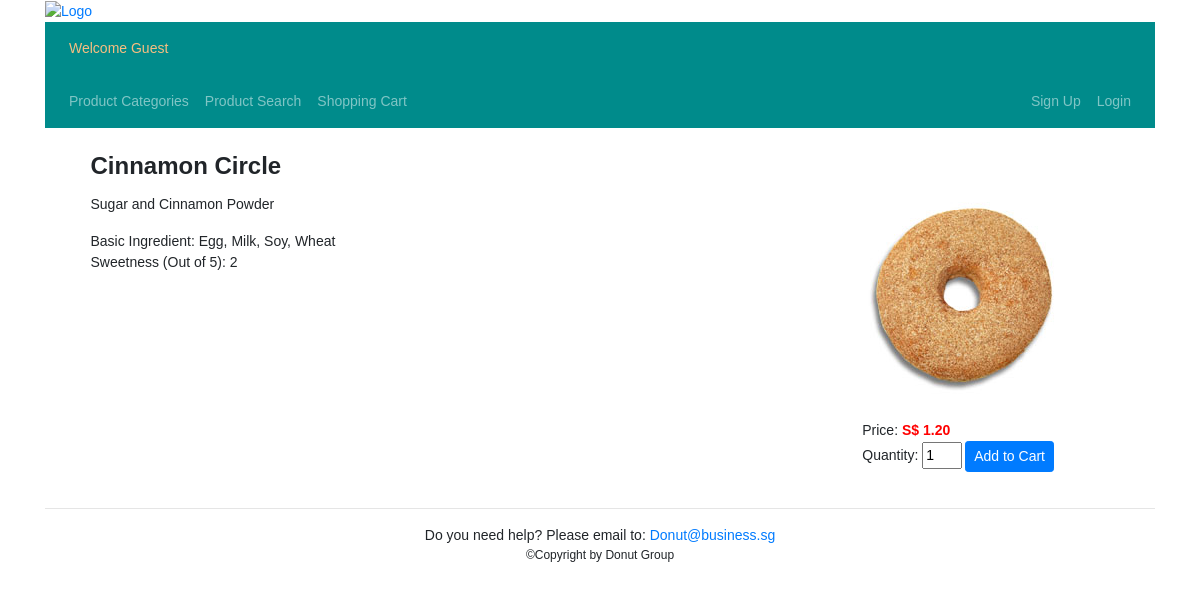
/Product_Catalogue/productDetails.php?pid=1, run on the app's committed database.
### tables this page shows
CREATE TABLE Product 
(
  ProductID INT(4) NOT NULL AUTO_INCREMENT,
  ProductTitle VARCHAR(255) DEFAULT NULL,
  ProductDesc LONGTEXT DEFAULT NULL,
  ProductImage VARCHAR(255) DEFAULT NULL,
  Price DOUBLE NOT NULL DEFAULT 0.0,
  Quantity INT(4) NOT NULL DEFAULT 0,
  Offered INT(4) NOT NULL DEFAULT 0,
  OfferedPrice DOUBLE DEFAULT NULL,
  OfferStartDate DATE DEFAULT NULL,
  OfferEndDate DATE DEFAULT NULL,
  PRIMARY KEY (ProductID)
);

CREATE TABLE ProductSpec 
(
  ProductID INT(4) NOT NULL,
  SpecID INT(4) NOT NULL,
  SpecVal VARCHAR(255) DEFAULT NULL,
  Priority INT(4) NOT NULL DEFAULT 0,
  PRIMARY KEY (ProductID, SpecID),
  FOREIGN KEY fk_PS_Product(ProductID) REFERENCES Product(ProductID),
  FOREIGN KEY fk_PS_Specification(SpecID) REFERENCES Specification(SpecID)
);

CREATE TABLE Specification
(
  SpecID INT(4) NOT NULL AUTO_INCREMENT,
  SpecName VARCHAR(64) DEFAULT NULL,
  PRIMARY KEY (SpecID)
);

### Product_Catalogue/productDetails.php (the view, shortened to what this page needs)
<?php
include("../header.php");
?>
<div style='width:90%; margin:auto;'>
<?php
$pid=$_GET["pid"];
include_once("../Database/mysql_conn.php");
$qry = "SELECT * from Product where ProductID=?";
$stmt = $conn->prepare($qry);
$stmt->bind_param("i", $pid);
$stmt->execute();
$result = $stmt->get_result();
while ($row = $result->fetch_array()){
    echo "<div class='row'>";
    echo "<div class='col-sm-12' style='padding:5px'>";
    echo "<span class='page-title'>$row[ProductTitle]</span>";
    echo "</div>";
    echo "</div>";
    echo "<div class='row'>";
    echo "<div class='col-sm-9' style='padding:5px'>";
    echo "<p>$row[ProductDesc]</p>";
    $qry = "SELECT s.SpecName, ps.SpecVal
            FROM ProductSpec ps INNER JOIN Specification s ON ps.SpecID=s.SpecID
            WHERE ps.ProductID=?
            ORDER BY ps.Priority";
    $stmt = $conn->prepare($qry);
    $stmt->bind_param("i",$pid);
    $stmt->execute();
    $result2 = $stmt->get_result();
    while ($row2 = $result2->fetch_array()){
        echo $row2["SpecName"].": ".$row2["SpecVal"]."<br />";
    }
    echo "</div>";
    $img = "../Images/Products/$row[ProductImage]";
    echo "<div class='col-sm-3' style='vertical-align:top; padding:5px'>";
    echo "<p><img src='$img'/></p>";
    $formattedPrice = number_format($row["Price"],2);
    echo "Price:<span style='font-weight: bold;color:red;'>
		S$ $formattedPrice</span>";
}
echo "<form action='../Shopping_Cart/cartFunctions.php' method='post'>";
echo "Quantity: <input type='number' name='quantity' value='1'
                 min='1' max='10' style='width:40px' required />";
echo "<button class='btn btn-primary btn-sm' style='margin-left:3px' type='submit'> Add to Cart </button>";
echo "</form>";
echo "</div>";
echo "</div>";
echo "</div>";
include("../footer.php");
?>

### css/site.css (style rules this page uses)
body { font-family : Arial; font-size : 14px; }
.page-title { font-size:24px; font-weight:bold; }

### data on the page
product: ProductTitle "Cinnamon Circle", ProductDesc "Sugar and Cinnamon Powder", ProductImage (picture), Price "1.20"
productspec: SpecID.SpecName "Basic Ingredient", SpecVal "Egg, Milk, Soy, Wheat"
productspec: SpecID.SpecName "Sweetness (Out of 5)", SpecVal "2"
